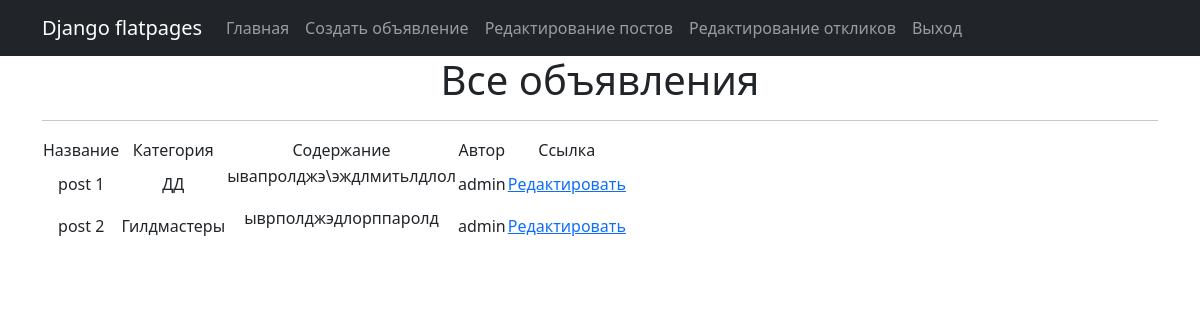
Page /post_update/ (signed in) on the earlier database version.
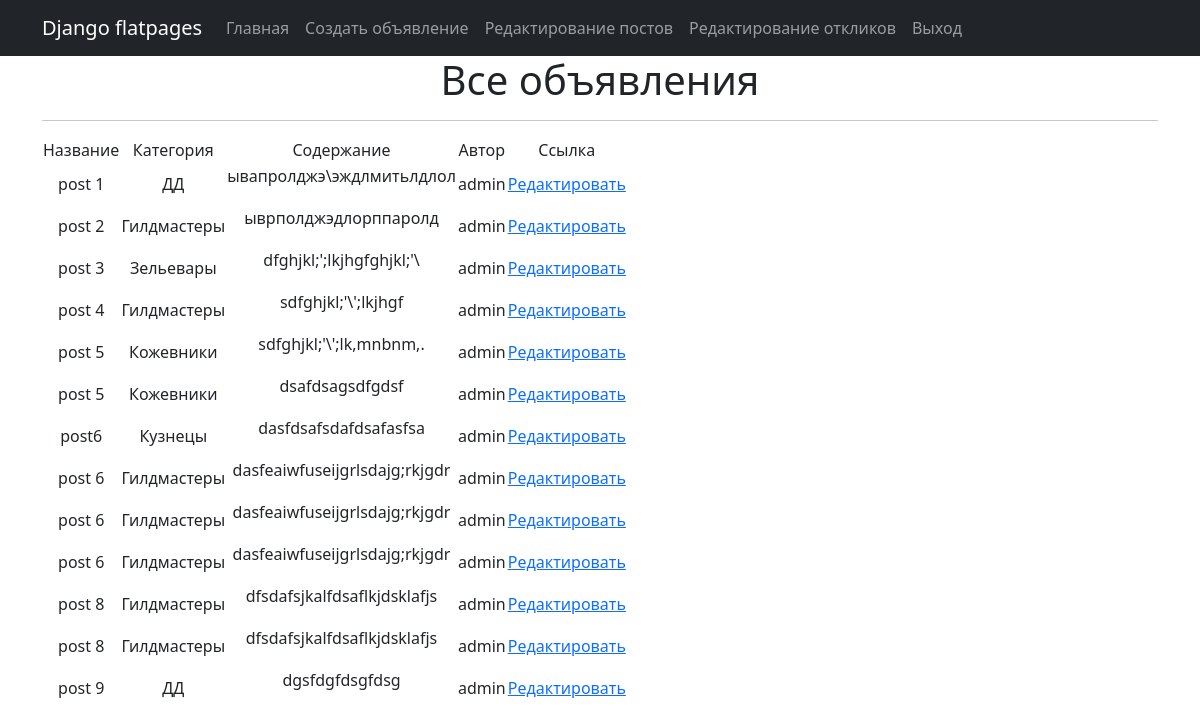
Same page on the later database version.
### Post/models.py (models this page shows, shortened)
class Posts(models.Model):
    id_Post = models.BigAutoField(primary_key=True)
    header = models.CharField(verbose_name="Заголовок", max_length=150)
    '''content = RichTextField()'''
    content = RichTextUploadingField('contents')
    author = models.ForeignKey(User, on_delete=models.CASCADE, related_name='Пост_Пользователя')
    category = models.ForeignKey('Category', on_delete=models.CASCADE, related_name='Категория')

class Category(models.Model):
    id_category = models.BigAutoField(primary_key=True)
    name = models.CharField(verbose_name='Категория', max_length=50)
    subscribed = models.ManyToManyField(User, related_name='sub_category')

### Post/views.py (the view)
# urls.py: path('post_update/', UpdatePostList.as_view(), name='update_post'),
class UpdatePostList(LoginRequiredMixin, ListView):
    model = Posts
    template_name = 'updatelist.html'
    context_object_name = 'posts'
    def get_context_data(self, **kwargs):
        context = super(UpdatePostList, self).get_context_data(**kwargs)
        user = self.request.user
        context['item'] = Posts.objects.filter(author=user)
        return context

### templates/updatelist.html (shortened to what this page needs)
{% extends 'base/default.html' %}
{% block content %}
    <h1>Все объявления</h1>
    <hr>
        <table>
            <tr>
                <td>
                    Название
                </td>
                <td>
                    Категория
                </td>
                <td>
                    Содержание
                </td>
                <td>
                    Автор
                </td>
                <td>
                    Ссылка
                </td>
            </tr>
        {% for post in item %}
            <tr>
                <td>
                    {{ post.header }}
                </td>
                <td>
                    {{ post.category.name }}
                </td>
                <td>
                    {{ post.content | safe }}
                </td>
                <td>
                    {{ post.author }}
                </td>
                <td>
                    <a href="{% url 'up_post' post.id_Post %}">Редактировать</a>
                </td>
            </tr>
        {% endfor %}
        </table>
{% endblock content %}

Differences in the rows shown:
added Posts: header "post 3", category.name "Зельевары", content "dfghjkl;';lkjhgfghjkl;'\\", author "admin"
added Posts: header "post 4", category.name "Гилдмастеры", content "sdfghjkl;'\\';lkjhgf", author "admin"
added Posts: header "post 5", category.name "Кожевники", content "sdfghjkl;'\\';lk,mnbnm,.", author "admin"
added Posts: header "post 5", category.name "Кожевники", content "dsafdsagsdfgdsf", author "admin"
added Posts: header "post6", category.name "Кузнецы", content "dasfdsafsdafdsafasfsa", author "admin"
added Posts: header "post 6", category.name "Гилдмастеры", content "dasfeaiwfuseijgrlsdajg;rkjgdr", author "admin"
added Posts: header "post 6", category.name "Гилдмастеры", content "dasfeaiwfuseijgrlsdajg;rkjgdr", author "admin"
added Posts: header "post 6", category.name "Гилдмастеры", content "dasfeaiwfuseijgrlsdajg;rkjgdr", author "admin"
added Posts: header "post 8", category.name "Гилдмастеры", content "dfsdafsjkalfdsaflkjdsklafjs", author "admin"
added Posts: header "post 8", category.name "Гилдмастеры", content "dfsdafsjkalfdsaflkjdsklafjs", author "admin"
added Posts: header "post 9", category.name "ДД", content "dgsfdgfdsgfdsg", author "admin"
